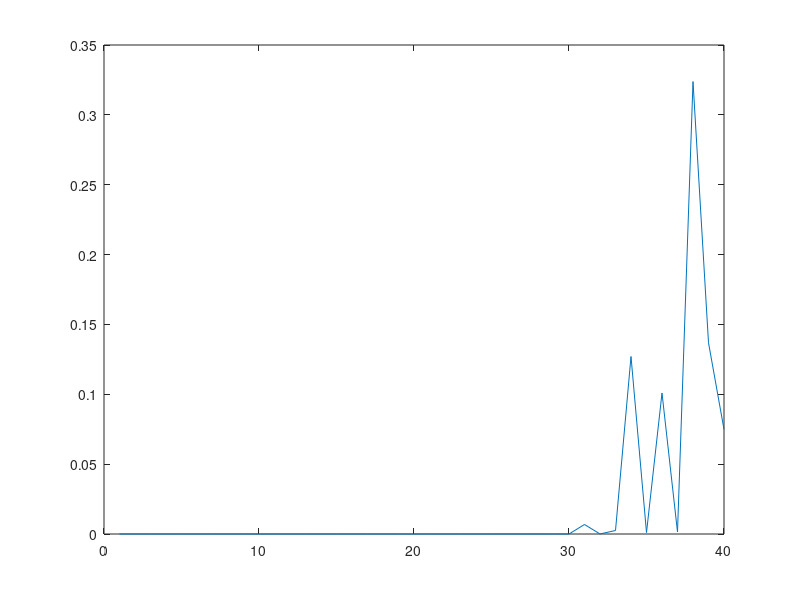

The MATLAB source for this figure:
% Solving Linear Equation problems using Lanczos method by zhangcb@bu.edu
% A EK501 Project
% Feel free to copy this code to any use, I hope that this may help

clc, clear all

n = 10; % the size of random nxn Hermitian matrix, need to be an integer;
times = 30; % this is a over all loop to compute mean of errors.

%% the following is to generate random matrix A and vector b then we can solve Ax=b;
mdiff = zeros(1,n);

for n = 2:40
diff = zeros(n,times);    
    for t=1:times
A = zeros(n, n); % preallocate matrix for computational efficiency;
q = zeros(n, n);
b = zeros(n,1);

%generate upper triangular portion of random nxn Hermitian matrix
for i = 1:n 
    for j = 1:i 
        A(i,j) = complex(rand-0.5, rand-0.5); % create a random complex matrix
    end
    b(i,1) = complex(rand-0.5, rand-0.5);
end
A = ctranspose(A) + A; % thus created a symmetric n by n matrix A 
det(A)

q(:,1) = b/norm(b); % choose the normed b as the 1st basis of Krylov Subsbace
alpha = zeros(n,1); % preallocate matrix for computational efficiency;
beta = zeros(n,1); 
v = zeros(n,1); 
beta(1) = 0;

err=10^(-10); % a small number represent 0 when judging if beta=0

tic
j=1;
v(:,j)=A*q(:,j);
alpha(j) = q(:,j)'*A*q(:,j) ;
v(:,j) = v(:,j) - alpha(j)*q(:,j) ;% here v_j = r_j = beta_j+2 q_j+1
beta(j+1) = norm(v(:,j));
q(:,j+1) = v(:,j)/beta(j+1);

for j = 2:n
    j;
    
    alpha(j) = q(:,j)'*A*q(:,j); 
    v(:,j) = A*q(:,j) - beta(j)*q(:,j-1) - alpha(j)*q(:,j); % here v_j = r_j = beta_j+2 q_j+1
    beta(j+1) = norm(v(:,j));

%     v(:,j) = A*q(:,j) - beta(j)*q(:,j-1) % v_j = alpha_j q_j + beta_j+2 q_j+1
%     alpha(j) = q(:,j)'*A*q(:,j) 
% %     alpha(j) = v(:,j)'*q(:,j)
%     v(:,j) = v(:,j) - alpha(j)*q(:,j) % here v_j = r_j = beta_j+2 q_j+1
%     beta(j+1) = norm(v(:,j))
    

    
    if beta(j+1)< err % break when beta j=0
        break
    end
    q(:,j+1) = v(:,j)/beta(j+1);
        
end
% this is to construct the tri-diagonal matrix T
T = diag(alpha);
T = T+ diag(beta(2:length(beta)-1),1);
T = T+ diag(beta(2:length(beta)-1),-1);
T;

be = norm(b);
e1 = zeros(length(T),1);
e1(1,1) = 1;

% take out the one-more q
[r,c] = size(q);
if c<=n
    q=zeros(n,n)+q;
else
    q = q(:,1:c-1) ;   
end

x = q* pinv(T)*be*e1;
toc

x_real=A\b;
diff(:,t)=x_real-x;

    end
mdiff(1,n)=mean(diff,"all")    
end
mdiff=abs(mdiff);
plot(mdiff)



